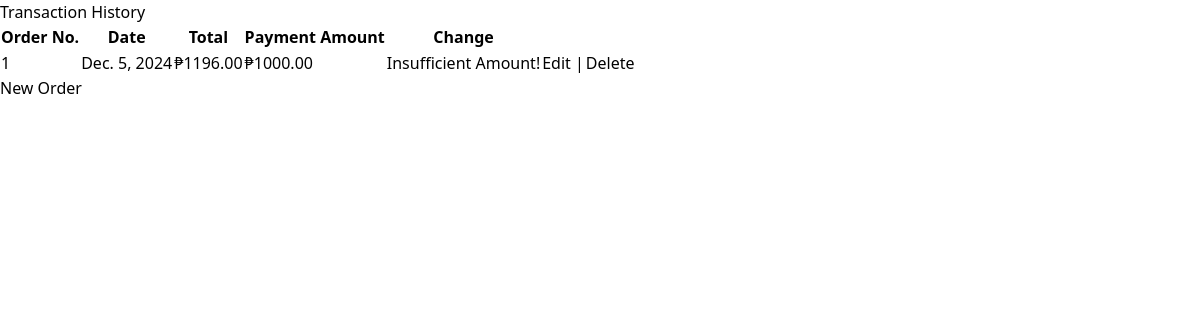
Before: / with the older database file.
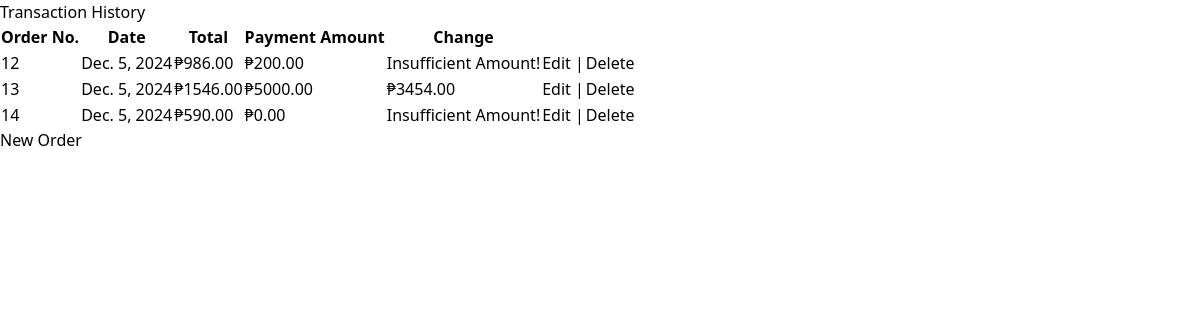
After: the same page with the newer database file.
### sales_list/models.py (models this page shows, shortened)
class OrderSummary(models.Model):
    date = models.DateField(default=now)
    payment_amount = models.DecimalField(max_digits=10, decimal_places=2)
    def __str__(self):
        return str(self.id)
    @property
    def order_total(self):
        orderdetails = self.orderdetail_set.all()
        total = sum([details.total_price for details in orderdetails])
        return total
    @property
    def change(self):
        orderdetails = self.orderdetail_set.all()
        total = sum([details.total_price for details in orderdetails])
        change = self.payment_amount - total
        if total > self.payment_amount:
            return "Insufficient Amount!"
        elif self.payment_amount >= total:
            return f"₱{change}"

class OrderDetail(models.Model):
    quantity = models.PositiveIntegerField()
    menu_item = models.ForeignKey(MenuItem, on_delete=models.CASCADE, blank=True, null=True)
    order_summary = models.ForeignKey(OrderSummary, on_delete=models.SET_NULL, blank=True, null=True)
    @property
    def total_price(self):
        return self.menu_item.price * self.quantity

class MenuItem(models.Model):
    name = models.CharField(max_length=255)
    price = models.DecimalField(max_digits=10, decimal_places=2)

### sales_list/views.py (the view)
# urls.py: path('', sales.home, name='home'),
def home(request):
    order_summary = OrderSummary.objects.all()
    all_items = MenuItem.objects.all()
    all_order_items = OrderDetail.objects.all()
    if request.method == 'POST':
        form = MenuForm(request.POST or None)
        if form.is_valid():
            form.save()
    print(order_summary)
    context = {
        'order_summary': order_summary,
        'all_items': all_items,
        'all_order_items': all_order_items,
    }
    return render(request, 'home.html', context)

### sales_list/templates/home.html (shortened to what this page needs)
{% extends 'base.html' %}
{% block content %}
{% if all_items %}
<h2>Transaction History</h2>
{% if order_summary %}
    <table class="table-auto">
        <thead>
            <tr>
                <th>Order No.</th>
                <th>Date</th>
                <th>Total</th>
                <th>Payment Amount</th>
                <th>Change</th>
            </tr>
        </thead>
        <tbody>
            {% for order in order_summary %}
                    <tr>
                        <td>{{ order.id }}</td>
                        <td>{{ order.date }}</td>
                        <td>₱{{ order.order_total }}</td>
                        <td>₱{{ order.payment_amount }}</td>
                        <td>{{ order.change }}</td>
                        <td>
                            <a href="{% url 'neworder' order.id %}">Edit</a> |
                        </td>
                        <td><a href="#">Delete</a></td>
                    </tr>
            {% endfor %}
        </tbody>
    </table>
{% else %}
    <p>No Orders</p>
{% endif %}
<a href="{% url 'create_new_order' %}">New Order</a>
{% else %}
<p>No menu items available.</p>
{% endif %}
{% endblock %}

### sales_list/templates/base.html (shortened to what this page needs)
<!DOCTYPE html>
<html lang="en">
<head>
    <script src="https://cdn.tailwindcss.com"></script></head>
<body class="w-full">
    <main>
        {% block content %}
        {% endblock %}
    </main>
</body>
</html>

Changed rows visible on the page:
removed OrderSummary: id "1", date "Dec. 5, 2024", order_total "1196.00", payment_amount "1000.00", change "Insufficient Amount!"
added OrderSummary: id "12", date "Dec. 5, 2024", order_total "986.00", payment_amount "200.00", change "Insufficient Amount!"
added OrderSummary: id "13", date "Dec. 5, 2024", order_total "1546.00", payment_amount "5000.00", change "₱3454.00"
added OrderSummary: id "14", date "Dec. 5, 2024", order_total "590.00", payment_amount "0.00", change "Insufficient Amount!"
